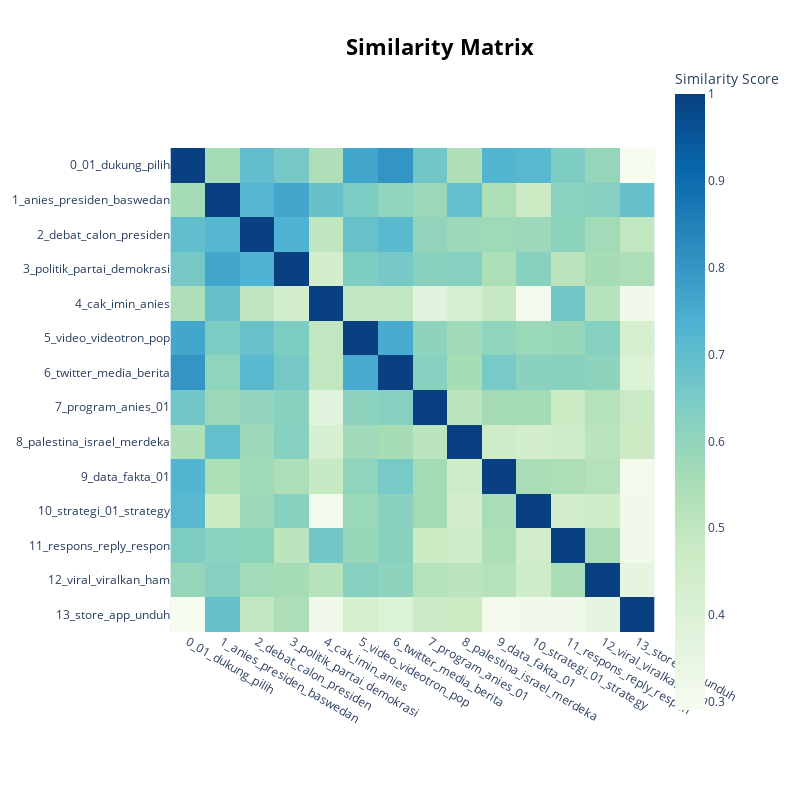

Here is the notebook cell this chart was saved with:
### Code cell
# Topic summary table
topic_info = topic_model_hdbscan.get_topic_info()
print(topic_info)

# Interactive visualizations
topic_model_hdbscan.visualize_topics()
topic_model_hdbscan.visualize_barchart(top_n_topics=15)
topic_model_hdbscan.visualize_heatmap()

### Figure 1 — Plotly figure (JSON) as saved in the notebook; plotly's stock layout.template omitted (floating-point values rounded to 4 significant figures; data arrays with more than 128 entries replaced by an {"elided": "..."} marker saying what was removed)
{"data": [{"coloraxis": "coloraxis", "hovertemplate": "x: %{x}<br>y: %{y}<br>Similarity Score: %{z}<extra></extra>", "name": "0", "type": "heatmap", "x": ["0_01_dukung_pilih", "1_anies_presiden_baswedan", "2_debat_calon_presiden", "3_politik_partai_demokrasi", "4_cak_imin_anies", "5_video_videotron_pop", "6_twitter_media_berita", "7_program_anies_01", "8_palestina_israel_merdeka", "9_data_fakta_01", "10_strategi_01_strategy", "11_respons_reply_respon", "12_viral_viralkan_ham", "13_store_app_unduh"], "xaxis": "x", "y": ["0_01_dukung_pilih", "1_anies_presiden_baswedan", "2_debat_calon_presiden", "3_politik_partai_demokrasi", "4_cak_imin_anies", "5_video_videotron_pop", "6_twitter_media_berita", "7_program_anies_01", "8_palestina_israel_merdeka", "9_data_fakta_01", "10_strategi_01_strategy", "11_respons_reply_respon", "12_viral_viralkan_ham", "13_store_app_unduh"], "yaxis": "y", "z": {"elided": "14x14 float values"}}], "layout": {"coloraxis": {"colorbar": {"title": {"text": "Similarity Score"}}, "colorscale": [[0, "rgb(247,252,240)"], [0.125, "rgb(224,243,219)"], [0.25, "rgb(204,235,197)"], [0.375, "rgb(168,221,181)"], [0.5, "rgb(123,204,196)"], [0.625, "rgb(78,179,211)"], [0.75, "rgb(43,140,190)"], [0.875, "rgb(8,104,172)"], [1, "rgb(8,64,129)"]]}, "height": 800, "hoverlabel": {"bgcolor": "white", "font": {"family": "Rockwell", "size": 16}}, "legend": {"title": {"text": "Trend"}}, "margin": {"t": 60}, "showlegend": true, "title": {"font": {"color": "Black", "size": 22}, "text": "<b>Similarity Matrix</b>", "x": 0.55, "xanchor": "center", "y": 0.95, "yanchor": "top"}, "width": 800, "xaxis": {"anchor": "y", "constrain": "domain", "domain": [0, 1], "scaleanchor": "y"}, "yaxis": {"anchor": "x", "autorange": "reversed", "constrain": "domain", "domain": [0, 1]}}}
